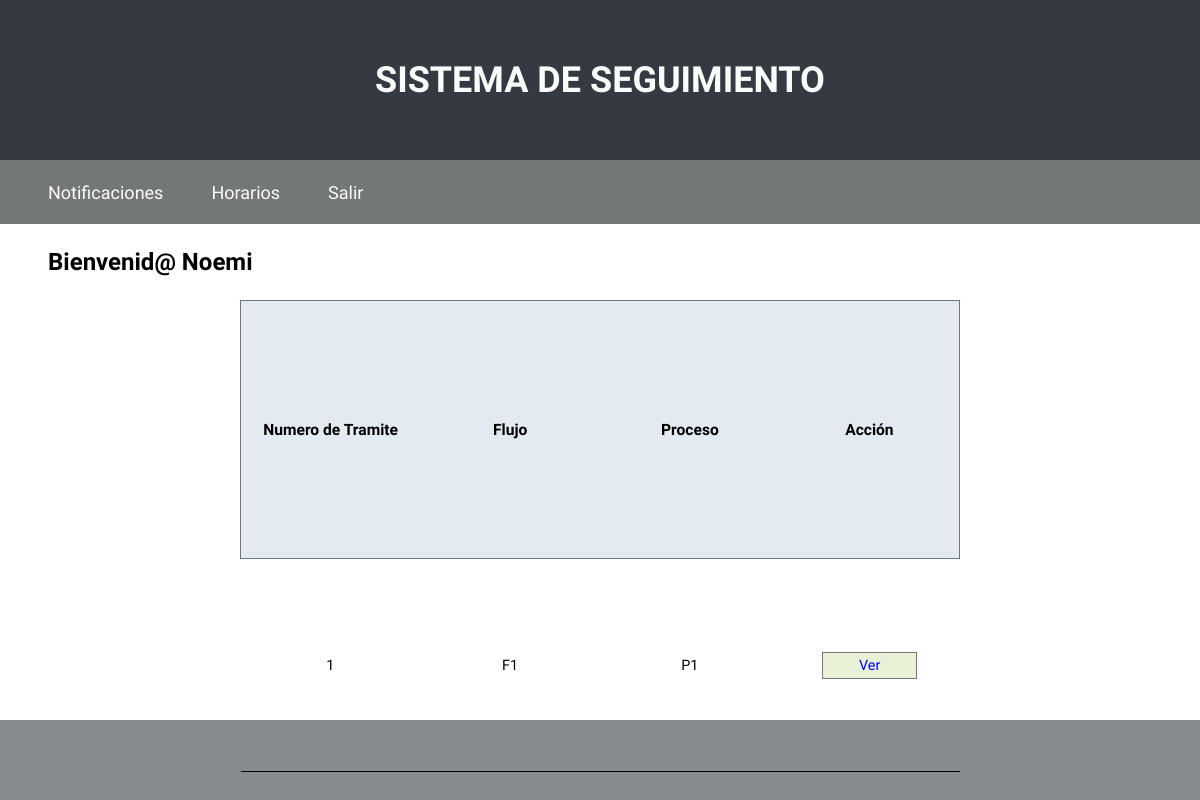
/Ejecucion/bandeja.php (signed in), run on the app's committed database.
### tables this page shows
CREATE TABLE `seguimiento` (
  `nroTramite` int(11) NOT NULL,
  `codFlujo` varchar(3) NOT NULL,
  `codProceso` varchar(3) NOT NULL,
  `usuario` int(11) NOT NULL,
  `fechaini` datetime DEFAULT NULL,
  `fechafin` datetime DEFAULT NULL,
  `visto` int(1) DEFAULT NULL
);

### Ejecucion/bandeja.php (the view, shortened to what this page needs)
<?php
include "conexion.inc.php";
$usuario = $_SESSION['usuario'];
$consulta = "select * from seguimiento where fechafin is null and usuario='$usuario'";
$resultado = mysqli_query($con, $consulta);
?>
<?php
include "../Paginas/cabeceraBandeja.inc.php";
?>
<table>
	<tr class="cabecera">
		<th>Numero de Tramite</th>
		<th>Flujo</th>
		<th>Proceso</th>
		<th>Acción</th>
	</tr>
<?php
while($fila = mysqli_fetch_array($resultado)) {
	echo "<tr>";
	echo "<td>".$fila['nroTramite']."</td>";
	echo "<td>".$fila['codFlujo']."</td>";
	echo "<td>".$fila['codProceso']."</td>";
	echo "<td><a href='motor.php?flujo=".$fila['codFlujo']."&proceso=".$fila['codProceso']."&nroT=".$fila['nroTramite']."'>Ver</a></td>";
	echo "</tr>";
}
?>
</table>
<?php
include "../Paginas/pieBandeja.inc.php";
?>

### Estilos/Style.css (style rules this page uses)
* { margin: 0; padding: 0; box-sizing: border-box; }
body { height: 100vh; widows: 100%; font-family: 'Darker Grotesque', 'Arial'; }
input, a, li { cursor:pointer; -webkit-transition:all .45s ease; -moz-transition:all .45s ease; -o-transition: all .45s ease; transition: all .45s ease; }
.cuerpoB table { width: 60%; border-collapse: collapse; }
.cabecera { border: 1px solid black; background-color: #e4eaf2; border: 1px solid #747777; font-size: 1.3vw; }
.cuerpoB th { padding: 2vh 0; }
.cuerpoB td { width: 25%; padding: 1.5vh 0; text-align: center; border-bottom: 1px solid black; font-size: 1.2vw; }
.cuerpoB td > a { align-items: center; padding: 0.5vh 3vw; border: 1px solid #747777; text-decoration: none; background-color: #e9f2d7; }

### data on the page
seguimiento: nroTramite "1", codFlujo "F1", codProceso "P1"

### other printed values
$nombre "Noemi"
